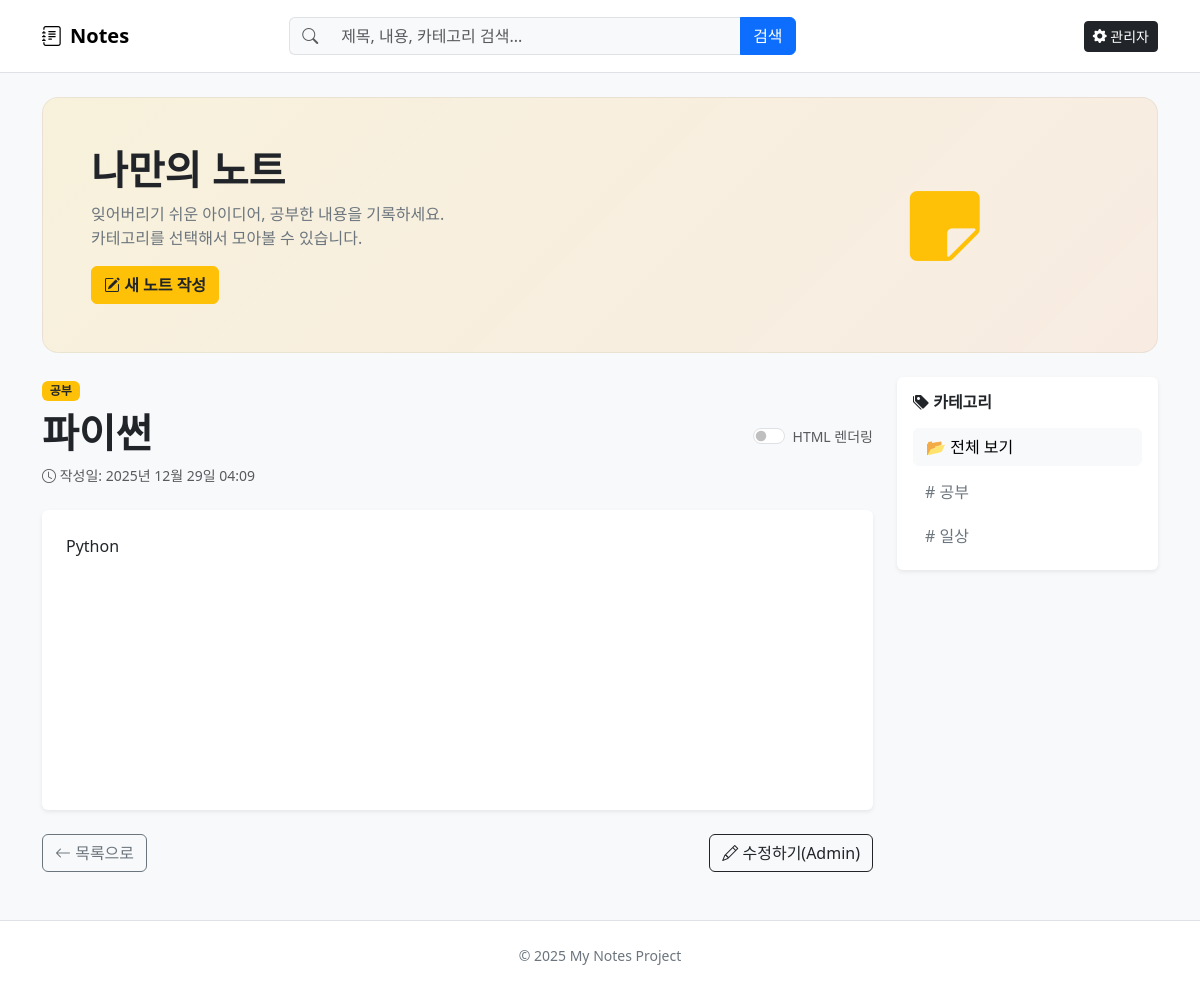
Page /note/2/ on the committed database.
### notes/models.py (models this page shows, shortened)
class Note(models.Model):
    title = models.CharField(max_length=200)
    content = models.TextField()
    created_at = models.DateTimeField(default=timezone.now)
    category = models.ForeignKey(Category, null=True, blank=True, on_delete=models.CASCADE)
    is_html = models.BooleanField(default=False, verbose_name="HTML 코드 적용")

class Category(models.Model):
    name = models.CharField(max_length=50, unique=True)
    slug = models.SlugField(max_length=200, unique=True, allow_unicode=True)
    class Meta:
        verbose_name_plural = "Categories"

### notes/views.py (the view)
# urls.py: path("note/<int:pk>/", views.note_detail, name="note_detail"),
def note_detail(request, pk):
    note = get_object_or_404(Note, pk=pk)
    categories = Category.objects.all()
    return render(request, "notes/note_detail.html", {
        "note": note,
        "categories": categories
    })

### notes/templates/notes/note_detail.html (shortened to what this page needs)
{% extends "notes/base.html" %}
{% block content %}
<article>
    <header class="mb-4">
        {% if note.category %}
        <span class="badge bg-warning text-dark mb-2">{{ note.category.name }}</span>
        {% endif %}
        <div class="d-flex justify-content-between align-items-center">
            <h1 class="fw-bold mb-2">{{ note.title }}</h1>
            <div class="form-check form-switch">
                <input class="form-check-input" type="checkbox" id="htmlToggle" {% if note.is_html %}checked{% endif %}>
                <label class="form-check-label small text-muted" for="htmlToggle">HTML 렌더링</label>
            </div>
        </div>
        <div class="text-muted small">
            <i class="bi bi-clock"></i> 작성일: {{ note.created_at|date:"Y년 m월 d일 H:i" }}
        </div>
    </header>
    <div class="card shadow-sm border-0 mb-4">
        <div class="card-body p-4" style="min-height: 300px;">
            <div id="view-raw" style="display: none;">
                {{ note.content|linebreaks }}
            </div>
        </div>
    </div>
    <div class="d-flex gap-2">
        <a href="{% url 'note_list' %}" class="btn btn-outline-secondary">
            <i class="bi bi-arrow-left"></i> 목록으로
        </a>
        <a href="/admin/notes/note/{{ note.pk }}/change/" class="btn btn-outline-dark ms-auto">
            <i class="bi bi-pencil"></i> 수정하기(Admin)
        </a>
    </div>
</article>
{% endblock %}

### notes/templates/notes/base.html (shortened to what this page needs)
<!doctype html>
<html lang="ko">
<head>
  <link href="https://cdn.jsdelivr.net/npm/bootstrap@5.3.3/dist/css/bootstrap.min.css" rel="stylesheet">
  <link rel="stylesheet" href="https://cdn.jsdelivr.net/npm/bootstrap-icons@1.11.3/font/bootstrap-icons.min.css">
</head>
<body class="bg-light">
<nav class="navbar navbar-expand-lg bg-white border-bottom sticky-top">
  <div class="container py-2">
    <a class="navbar-brand fw-bold d-flex align-items-center gap-2" href="{% url 'note_list' %}">
      <i class="bi bi-journal-text"></i>
      <span>Notes</span>
    </a>
    <div class="collapse navbar-collapse" id="topNav">
      <form class="d-flex mx-auto my-2 my-lg-0 col-lg-6" role="search" method="get" action="{% url 'note_list' %}">
        <div class="input-group">
            <span class="input-group-text bg-light border-end-0"><i class="bi bi-search text-muted"></i></span>
            <input
                class="form-control border-start-0 bg-light"
                type="search"
                name="q"
                value="{{ search_query|default:'' }}"
                placeholder="제목, 내용, 카테고리 검색..."
                aria-label="Search"
            >
            <button class="btn btn-primary" type="submit">검색</button>
        </div>
      </form>
      <div class="d-flex ms-auto gap-2">
          <a class="btn btn-dark btn-sm" href="/admin/">
            <i class="bi bi-gear-fill"></i> 관리자
          </a>
      </div>
    </div>
  </div>
</nav>
<header class="container py-4">
  <div class="hero rounded-4 p-4 p-md-5 hover-lift">
    <div class="row align-items-center g-3">
      <div class="col-md-8">
        <h1 class="display-6 fw-bold mb-2">나만의 노트</h1>
        <p class="text-secondary mb-3">
          잊어버리기 쉬운 아이디어, 공부한 내용을 기록하세요.<br>
          카테고리를 선택해서 모아볼 수 있습니다.
        </p>
        <div class="d-flex flex-wrap gap-2">
           <a class="btn btn-warning text-dark fw-bold" href="{% url 'note_create' %}">
            <i class="bi bi-pencil-square"></i> 새 노트 작성
          </a>
        </div>
      </div>
      <div class="col-md-4 text-center">
        <i class="bi bi-sticky-fill text-warning" style="font-size: 5rem;"></i>
      </div>
    </div>
  </div>
</header>
<main class="container pb-5">
  <div class="row g-4">
    <section class="col-lg-9">
      {% block content %}{% endblock %}
    </section>
    <aside class="col-lg-3">
        <div class="card shadow-sm border-0">
            <div class="card-body">
                <h6 class="fw-bold mb-3"><i class="bi bi-tags-fill"></i> 카테고리</h6>
                <div class="d-grid gap-2">
                    <a href="{% url 'note_list' %}" class="btn btn-light text-start">
                        📂 전체 보기
                    </a>
                    {% for category in categories %}
                    <a href="{% url 'category_page' category.slug %}" class="btn btn-outline-secondary text-start border-0">
                        # {{ category.name }}
                    </a>
                    {% empty %}
                    <span class="text-muted small">카테고리가 없습니다.</span>
                    {% endfor %}
                </div>
            </div>
        </div>
    </aside>
  </div>
</main>
<footer class="border-top bg-white mt-auto">
  <div class="container py-4 text-center text-secondary small">
    © {% now "Y" %} My Notes Project
  </div>
</footer>
</body>
</html>

### notes/templates/notes/base.html (style rules this page uses)
.hero { background: linear-gradient(135deg, rgba(255,193,7,.12), rgba(253,126,20,.10)); border: 1px solid rgba(0,0,0,.06); }
.hover-lift { transition: transform .15s ease, box-shadow .15s ease; }

### rows in the picture
Note: category.name "공부", title "파이썬", created_at "2025년 12월 29일 04:09", content "Python"
Category: name "공부"
Category: name "일상"
